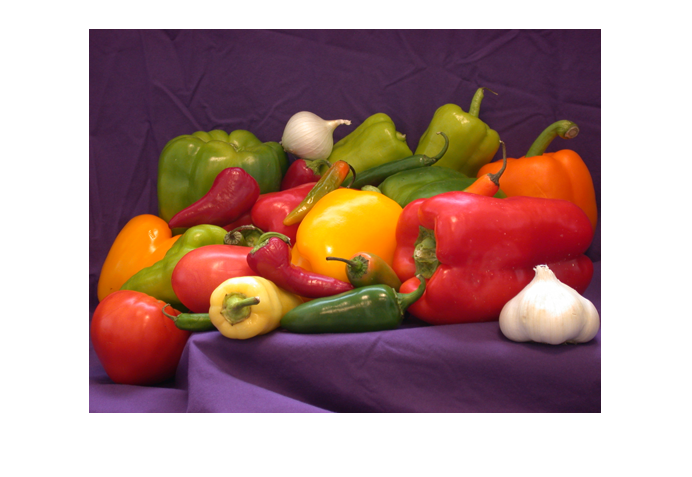
%> input picture Coursework_4/Diagram/Peppers.png, 692 x 477 px
$ octave Multichannel.m   (GNU Octave 9; MATLAB toolbox functions it lacks are replaced by stand-ins)
%> lines starting %> are read from the running program, lines starting %| are printed output that depends on the picture
clc
clear

I = imread('Peppers.png');
%> I is the input picture: size 477x692x3 uint8; mean R, G, B 175.1, 142.7, 137.4

[r,g,b] = imsplit(I);
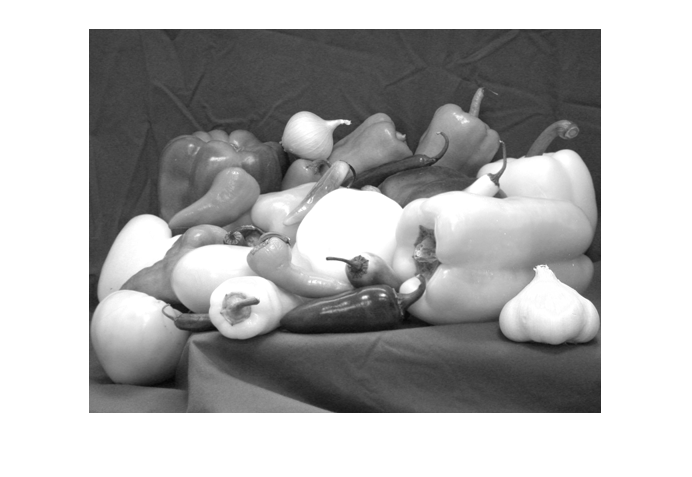
%> r: size 477x692 uint8; min 5, max 255, mean 175.1
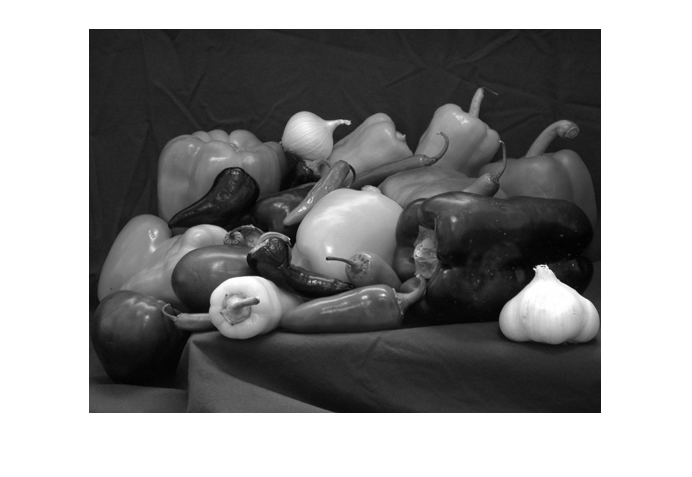
%> g: size 477x692 uint8; min 1, max 255, mean 142.7
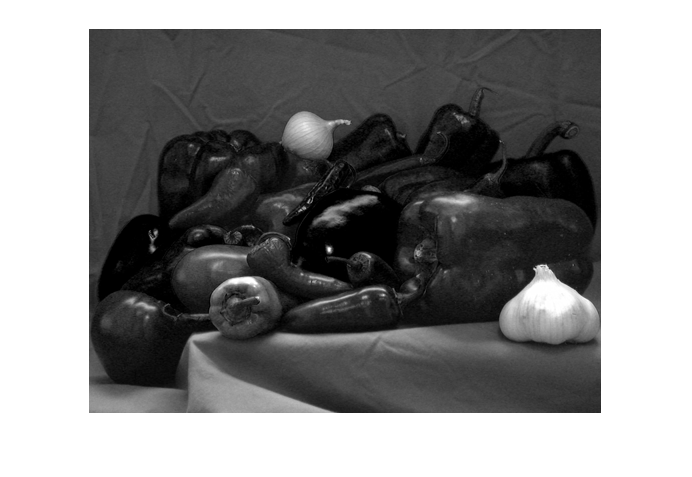
%> b: size 477x692 uint8; min 0, max 255, mean 137.4

montage({r,g,b},'Size',[1 3])
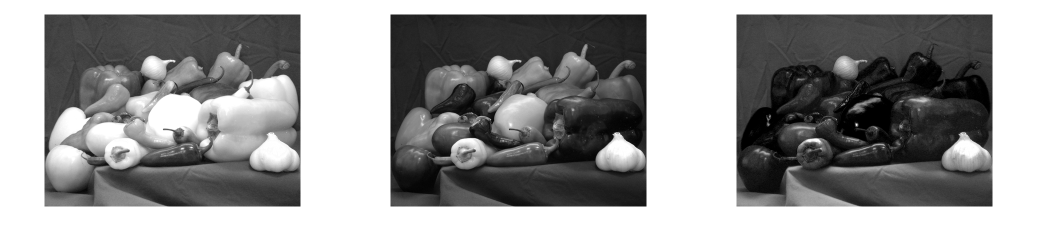
%> displayed picture: size 477x2076, on the screen's scale of 0 to 255 (shown at 1/2 size); min 0, max 255, mean 151.7

$ run again, with Coursework_4/Diagram/Bloch_vs_EPG.PNG copied over Coursework_4/Diagram/Peppers.png
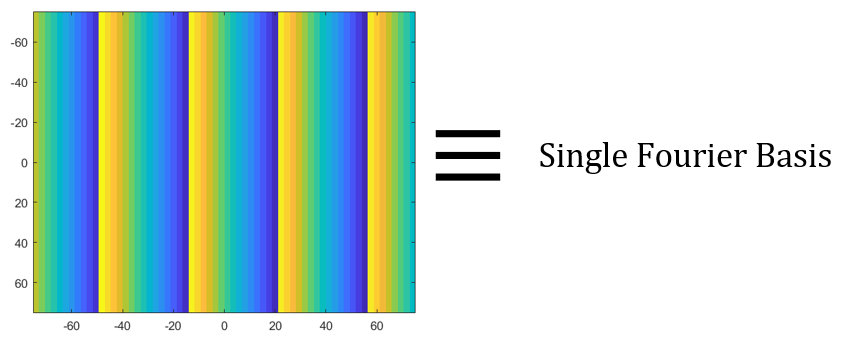
%> input picture Coursework_4/Diagram/Bloch_vs_EPG.PNG, 852 x 341 px
%> I is the input picture: size 341x852x3 uint8; mean R, G, B 193.2, 215, 209.9
%> `[r,g,b] = imsplit(I);`:
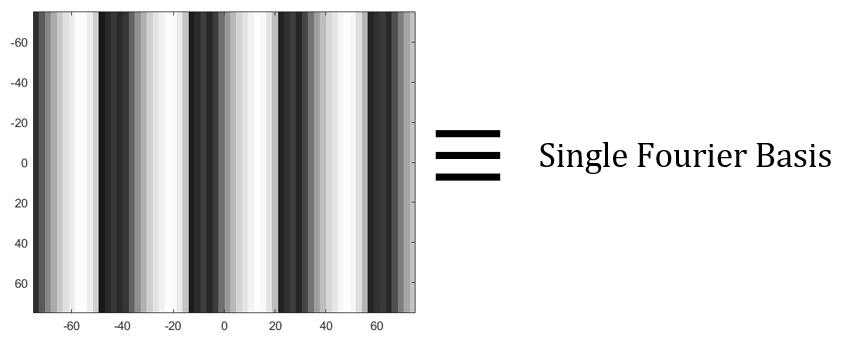
%> b: size 341x852 uint8; min 0, max 255, mean 209.9
%> `montage({r,g,b},'Size',[1 3])`:
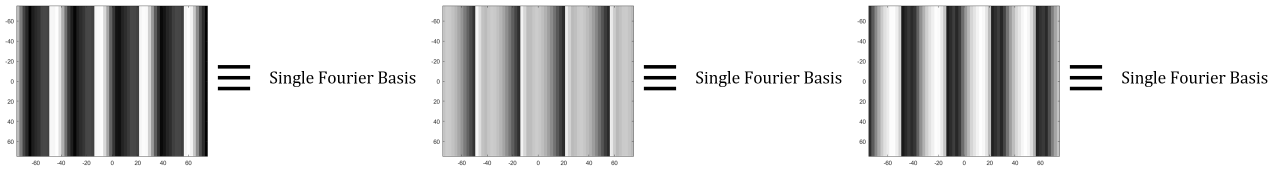
%> displayed picture: size 341x2556, on the screen's scale of 0 to 255 (shown at 1/2 size); min 0, max 255, mean 206

$ run again, with Coursework_4/Diagram/Multichannel.PNG copied over Coursework_4/Diagram/Peppers.png
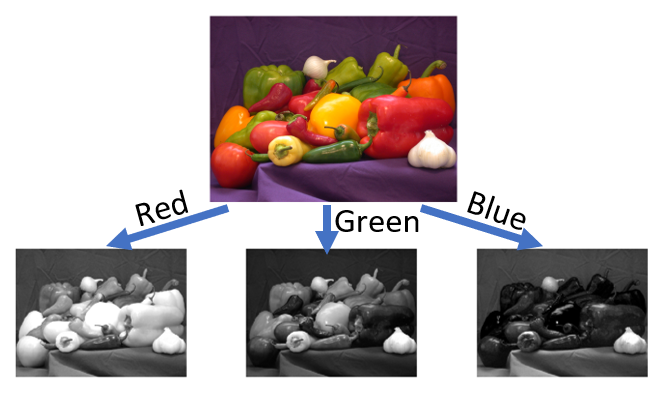
%> input picture Coursework_4/Diagram/Multichannel.PNG, 672 x 405 px
%> I is the input picture: size 405x672x3 uint8; mean R, G, B 187.2, 178.5, 177.8
%> `[r,g,b] = imsplit(I);`:
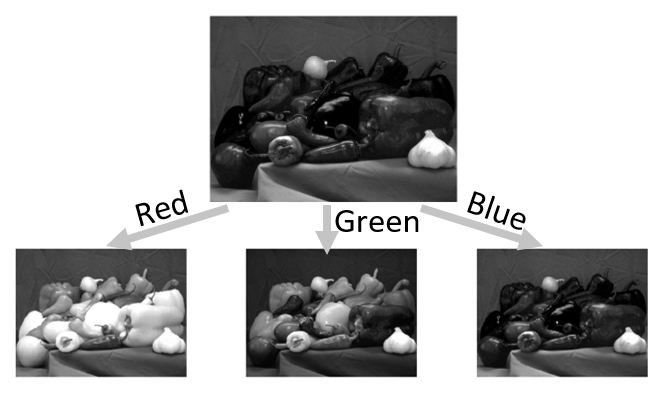
%> b: size 405x672 uint8; min 0, max 255, mean 177.8
%> `montage({r,g,b},'Size',[1 3])`:
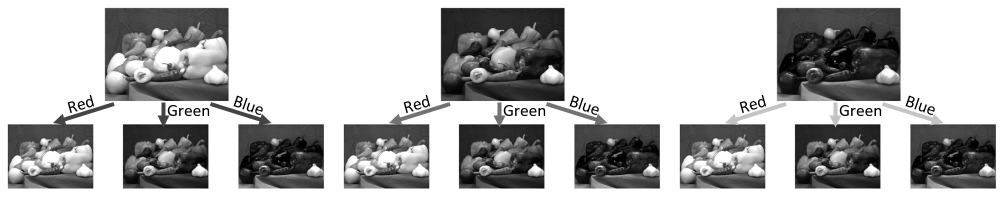
%> displayed picture: size 405x2016, on the screen's scale of 0 to 255 (shown at 1/2 size); min 0, max 255, mean 181.1
